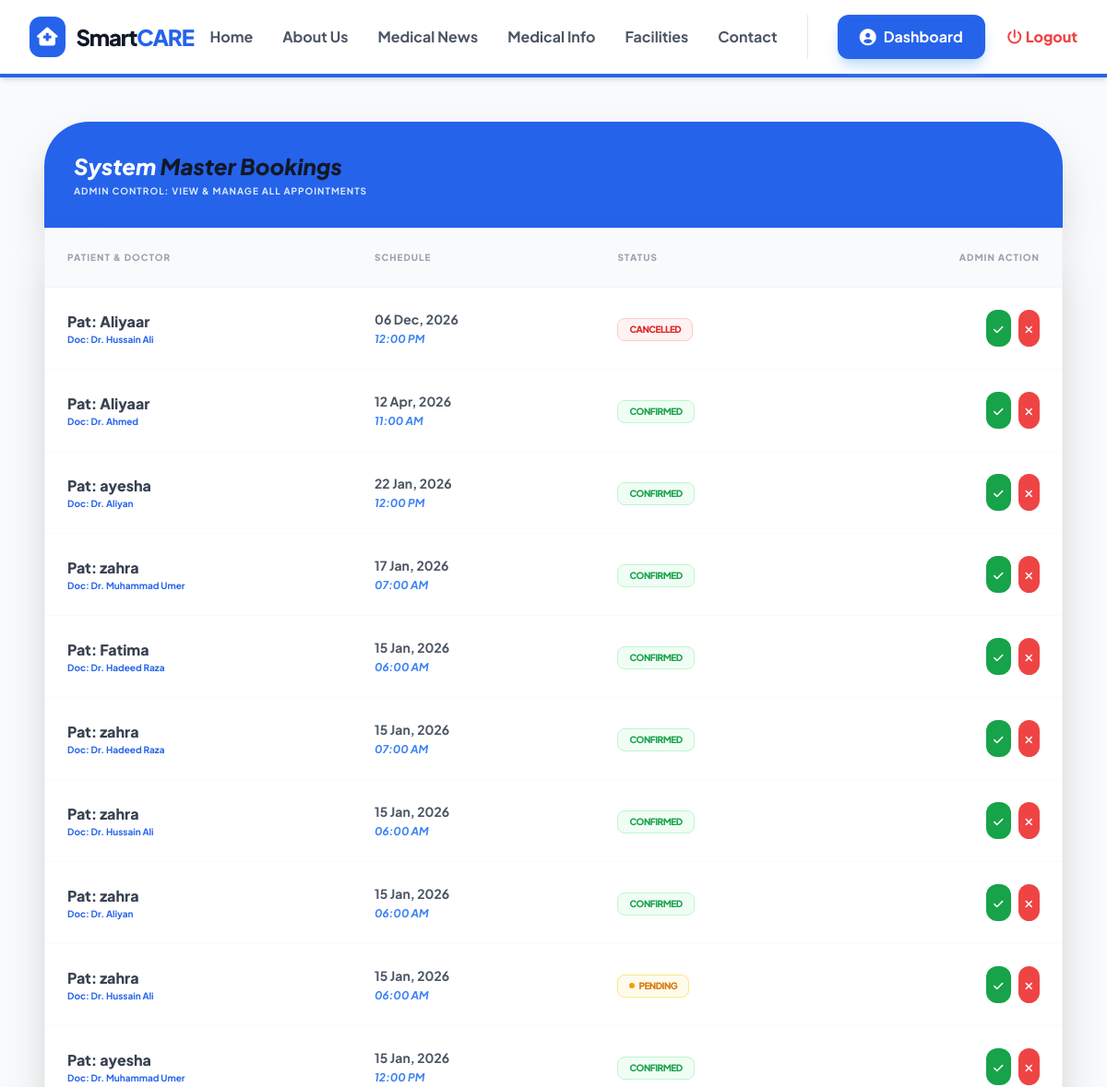
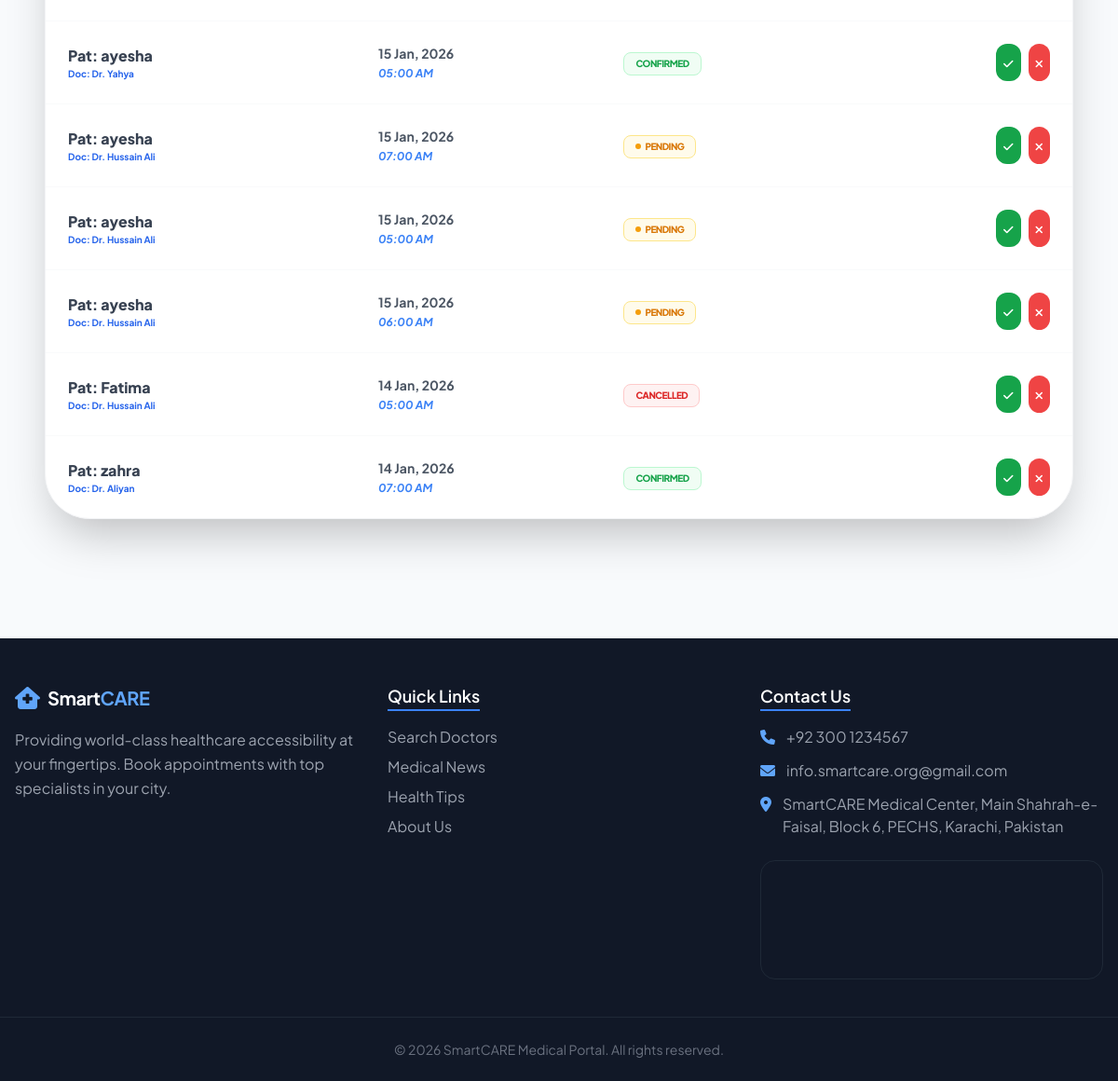
The page /manage_all_appointments.php (signed in) on the database its author committed (2 pictures, top to bottom).
### tables this page shows
CREATE TABLE `appointments` (
  `appointment_id` int(11) NOT NULL,
  `patient_id` int(11) NOT NULL,
  `doctor_id` int(11) NOT NULL,
  `appointment_date` date NOT NULL,
  `appointment_time` time NOT NULL,
  `status` enum('Pending','Confirmed','Cancelled') DEFAULT 'Pending',
  `disease_description` text DEFAULT NULL
);

CREATE TABLE `users` (
  `user_id` int(11) NOT NULL,
  `username` varchar(50) NOT NULL,
  `password` varchar(255) NOT NULL,
  `role_id` int(11) NOT NULL,
  `email` varchar(100) NOT NULL,
  `full_name` varchar(100) NOT NULL,
  `address` text NOT NULL,
  `phone_number` varchar(15) NOT NULL,
  `reset_token` varchar(255) DEFAULT NULL,
  `token_expiry` datetime DEFAULT NULL
);

### manage_all_appointments.php (the view, shortened to what this page needs)
<?php
include('config/db.php');
include('includes/header.php');
$query = "SELECT a.*, u_pat.full_name as patient_name, u_doc.full_name as doctor_name
          FROM appointments a
          LEFT JOIN patients p ON a.patient_id = p.patient_id
          LEFT JOIN users u_pat ON p.user_id = u_pat.user_id
          LEFT JOIN doctors d ON a.doctor_id = d.doctor_id
          LEFT JOIN users u_doc ON d.user_id = u_doc.user_id
          ORDER BY a.appointment_date DESC";
$appointments = mysqli_query($conn, $query);
?>
<div class="flex-1 p-8 lg:p-12 bg-[#F8FAFC]">
    <div class="max-w-6xl mx-auto">
        <div class="bg-blue-600 p-8 rounded-t-[3rem] shadow-2xl text-white">
            <h2 class="text-2xl font-black italic">System <span class="text-gray-900">Master Bookings</span></h2>
            <p class="text-blue-100 text-[10px] font-bold uppercase tracking-widest mt-1">Admin Control: View & Manage All Appointments</p>
        </div>
        <div class="bg-white rounded-b-[3rem] shadow-2xl border border-gray-100 overflow-hidden">
            <table class="w-full text-left">
                <thead>
                    <tr class="bg-gray-50 border-b border-gray-100">
                        <th class="p-6 text-[10px] font-black text-gray-400 uppercase tracking-widest">Patient & Doctor</th>
                        <th class="p-6 text-[10px] font-black text-gray-400 uppercase tracking-widest">Schedule</th>
                        <th class="p-6 text-[10px] font-black text-gray-400 uppercase tracking-widest">Status</th>
                        <th class="p-6 text-[10px] font-black text-gray-400 uppercase tracking-widest text-right">Admin Action</th>
                    </tr>
                </thead>
                <tbody class="divide-y divide-gray-50">
                    <?php if ($appointments && mysqli_num_rows($appointments) > 0): ?>
                        <?php while ($row = mysqli_fetch_assoc($appointments)): ?>
                            <tr class="hover:bg-blue-50/30 transition-all">
                                <td class="p-6">
                                    <div class="font-black text-gray-700">Pat: <?= htmlspecialchars($row['patient_name'] ?? 'Unknown') ?></div>
                                    <div class="text-[10px] text-blue-600 font-bold">Doc: Dr. <?= htmlspecialchars($row['doctor_name'] ?? 'N/A') ?></div>
                                </td>
                                <td class="p-6 text-sm font-bold text-gray-600">
                                    <?= date('d M, Y', strtotime($row['appointment_date'])) ?><br>
                                    <span class="text-blue-500 italic text-xs"><?= date('h:i A', strtotime($row['appointment_time'])) ?></span>
                                </td>
                                <td class="p-6">
    <?php
    $raw_status = $row['status'];
    if (empty($raw_status)) {
        $display_status = 'Pending';
        $clr = 'text-amber-600 bg-amber-50 border border-amber-200';
    } elseif ($raw_status == 'Confirmed') {
        $display_status = 'Confirmed';
        $clr = 'text-green-600 bg-green-50 border border-green-200';
    } elseif ($raw_status == 'Cancelled') {
        $display_status = 'Cancelled';
        $clr = 'text-red-600 bg-red-50 border border-red-200';
    } else {
        $display_status = 'Pending';
        $clr = 'text-amber-600 bg-amber-50 border border-amber-200';
    }
    ?>
    <span class="<?= $clr ?> px-3 py-1 rounded-lg text-[10px] font-black uppercase tracking-tighter inline-flex items-center gap-1">
        <?php if($display_status == 'Pending'): ?>
            <span class="w-1.5 h-1.5 rounded-full bg-amber-500"></span>
        <?php endif; ?>
        <?= $display_status ?>
    </span>
</td>
                                <td class="p-6 text-right">
                                    <form method="POST" class="inline-flex gap-2">
                                        <button name="status" value="Confirmed" class="bg-green-600 text-white p-2 rounded-xl hover:shadow-lg transition-all active:scale-90" title="Confirm">
                                            <i class="fa-solid fa-check text-xs"></i>
                                        </button>
                                        <button name="status" value="Cancelled" class="bg-red-500 text-white p-2 rounded-xl hover:shadow-lg transition-all active:scale-90" title="Cancel">
                                            <i class="fa-solid fa-xmark text-xs"></i>
                                        </button>
                                    </form>
                                </td>
                            </tr>
                        <?php endwhile; ?>
                    <?php else: ?>
                        <tr><td colspan="4" class="p-10 text-center font-bold text-gray-400">No appointments found in the system.</td></tr>
                    <?php endif; ?>
                </tbody>
            </table>
        </div>
    </div>
</div>
<?php include('includes/footer.php'); ?>

### includes/header.php (style rules this page uses)
body { font-family: 'Plus Jakarta Sans', sans-serif; }

### rows shown on the page
appointments: users.full_name "Aliyaar", users.full_name "Hussain Ali", appointment_date "06 Dec, 2026", appointment_time "12:00 PM", status "CANCELLED"
appointments: users.full_name "Aliyaar", users.full_name "Ahmed", appointment_date "12 Apr, 2026", appointment_time "11:00 AM", status "CONFIRMED"
appointments: users.full_name "ayesha", users.full_name "Aliyan", appointment_date "22 Jan, 2026", appointment_time "12:00 PM", status "CONFIRMED"
appointments: users.full_name "zahra", users.full_name "Muhammad Umer", appointment_date "17 Jan, 2026", appointment_time "07:00 AM", status "CONFIRMED"
appointments: users.full_name "Fatima", users.full_name "Hadeed Raza", appointment_date "15 Jan, 2026", appointment_time "06:00 AM", status "CONFIRMED"
appointments: users.full_name "zahra", users.full_name "Hadeed Raza", appointment_date "15 Jan, 2026", appointment_time "07:00 AM", status "CONFIRMED"
appointments: users.full_name "zahra", users.full_name "Hussain Ali", appointment_date "15 Jan, 2026", appointment_time "06:00 AM", status "CONFIRMED"
appointments: users.full_name "zahra", users.full_name "Aliyan", appointment_date "15 Jan, 2026", appointment_time "06:00 AM", status "CONFIRMED"
appointments: users.full_name "zahra", users.full_name "Hussain Ali", appointment_date "15 Jan, 2026", appointment_time "06:00 AM", display_status "PENDING"
appointments: users.full_name "ayesha", users.full_name "Muhammad Umer", appointment_date "15 Jan, 2026", appointment_time "12:00 PM", status "CONFIRMED"
appointments: users.full_name "ayesha", users.full_name "Yahya", appointment_date "15 Jan, 2026", appointment_time "05:00 AM", status "CONFIRMED"
appointments: users.full_name "ayesha", users.full_name "Hussain Ali", appointment_date "15 Jan, 2026", appointment_time "07:00 AM", display_status "PENDING"
appointments: users.full_name "ayesha", users.full_name "Hussain Ali", appointment_date "15 Jan, 2026", appointment_time "05:00 AM", display_status "PENDING"
appointments: users.full_name "ayesha", users.full_name "Hussain Ali", appointment_date "15 Jan, 2026", appointment_time "06:00 AM", display_status "PENDING"
appointments: users.full_name "Fatima", users.full_name "Hussain Ali", appointment_date "14 Jan, 2026", appointment_time "05:00 AM", status "CANCELLED"
appointments: users.full_name "zahra", users.full_name "Aliyan", appointment_date "14 Jan, 2026", appointment_time "07:00 AM", status "CONFIRMED"
